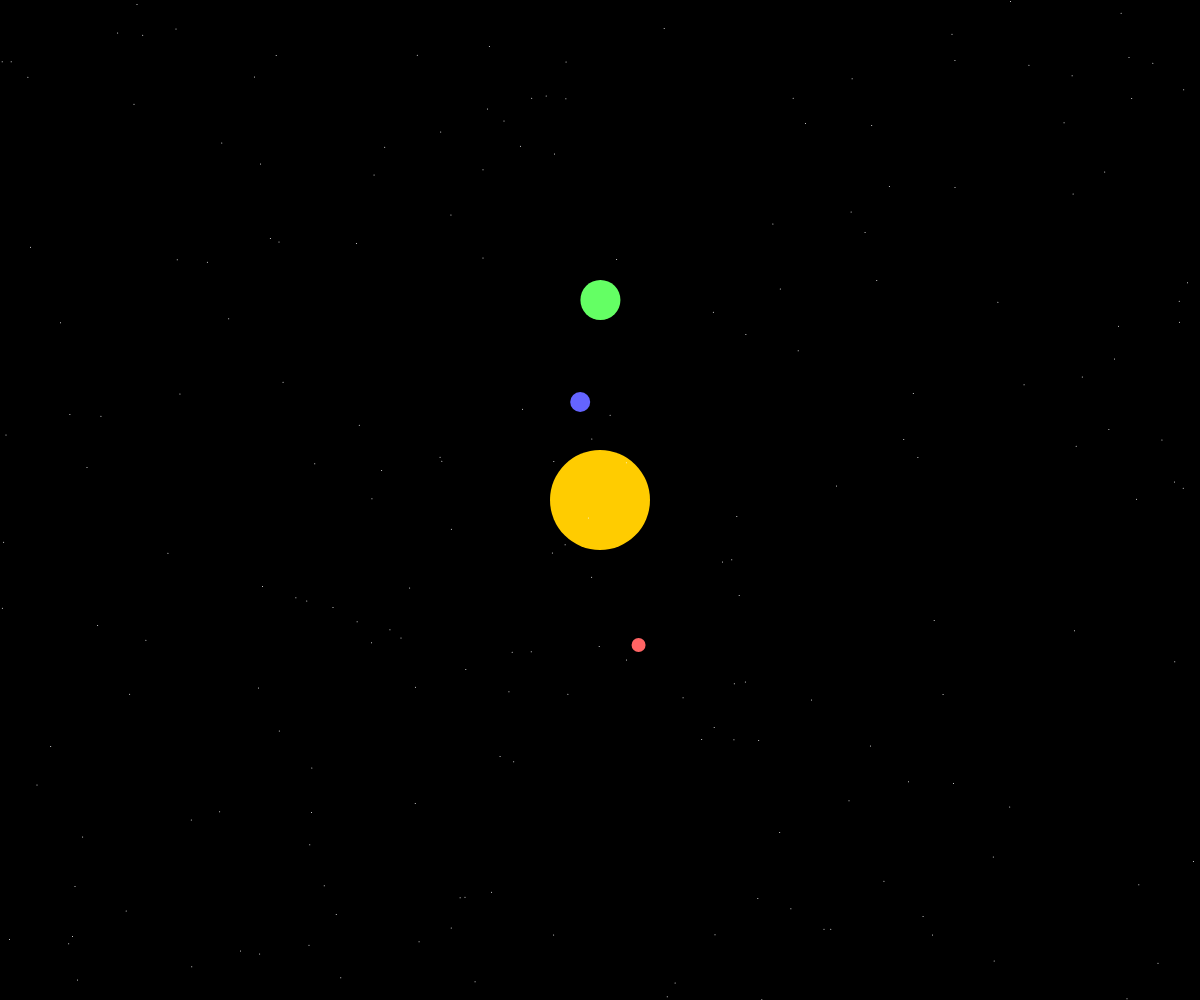
Frame 1 (no input)
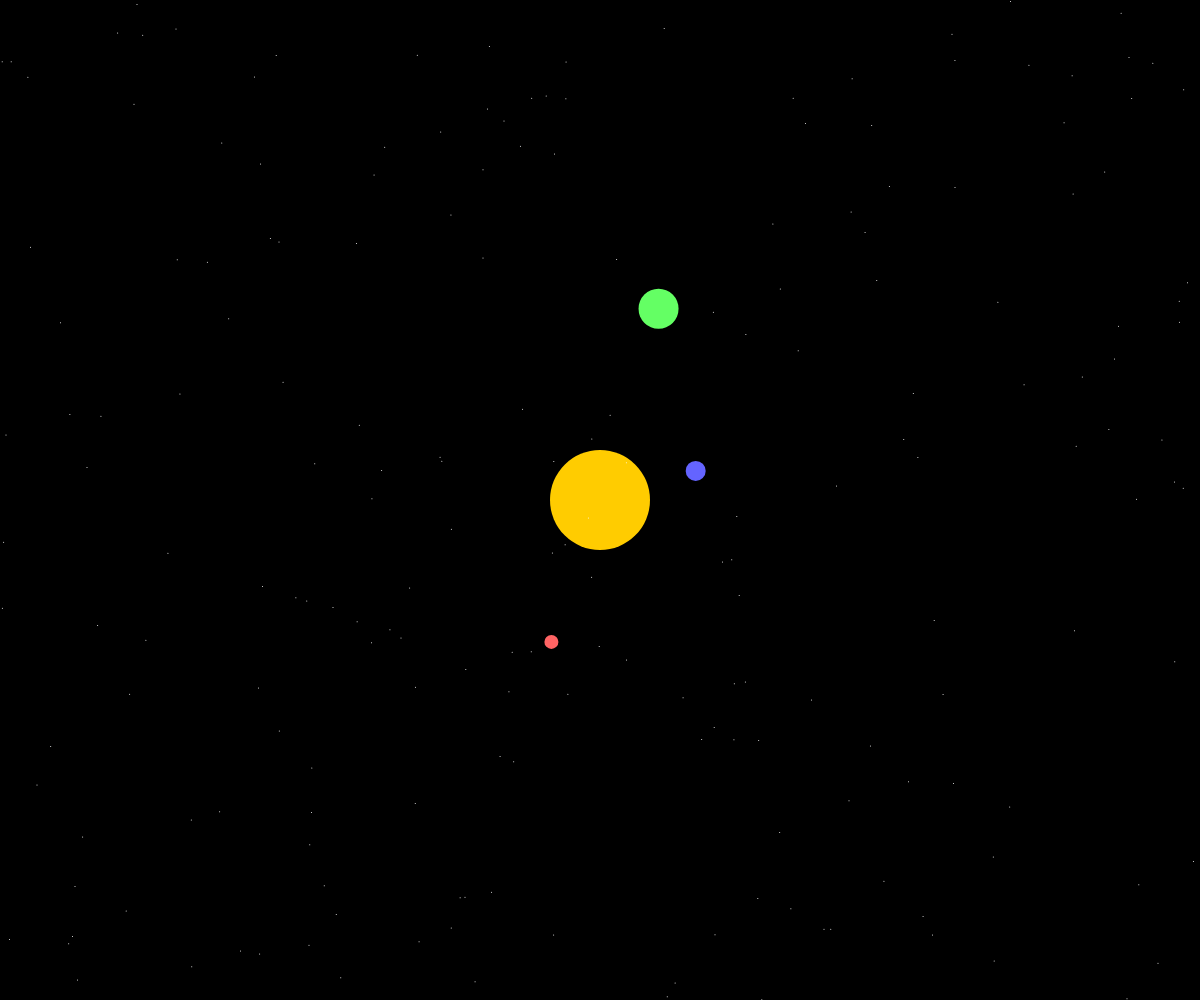
Frame 60 (no input)
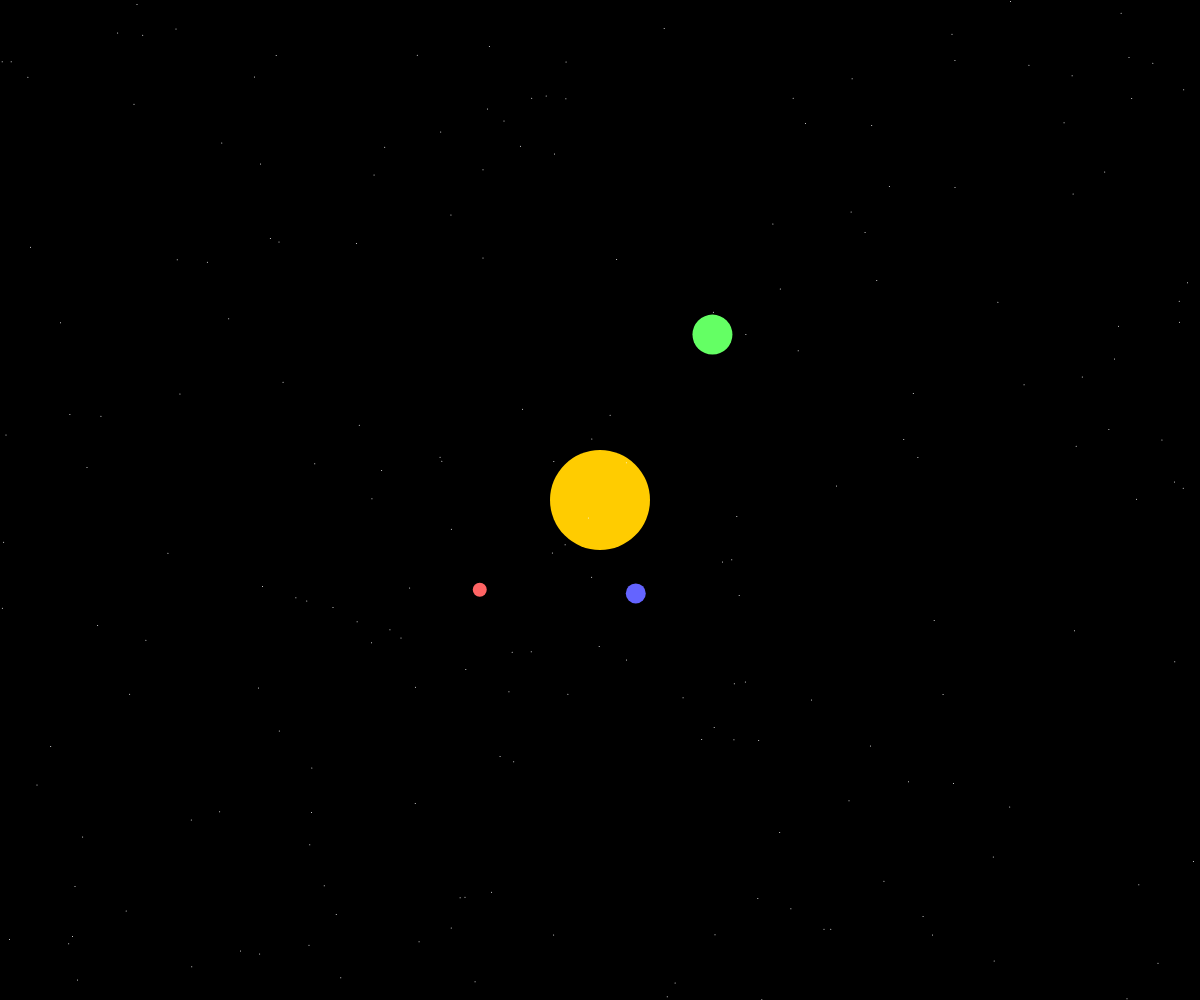
Frame 120 (the mouse pressed at the canvas centre since frame 60)

The p5.js sketch that drew these frames (run headless with seeded random() and noise() and a simulated clock; from frame 60 on, the mouse is pressed at the canvas centre):

// p5.js sketch
// ── sketch.js
let sol;
let planetas = [];
let posEstrelas = [];

function setup() {
  createCanvas(windowWidth, windowHeight);
  sol = new CorpoCeleste(width / 2, height / 2, 50, color(255, 204, 0), 0);
  // Sol
  planetas.push(new Planeta(sol, 100, 0.025, color(100, 100, 255), 1));
  // planetaa 1
  planetas.push(new Planeta(sol, 150, 0.01, color(255, 100, 100), 0.7));
  // planetaa 2
  planetas.push(new Planeta(sol, 200, 0.005, color(100, 255, 100), 2));
  // planetaa 3
  for (let i = 0; i < 200; i++) {
    posEstrelas[i] = { x: random(width), y: random(height) };
  }
}

function draw() {
  background(0);
  // Desenha o Sol
  sol.mostrar();
  // Atualiza e desenha os planetaas
  for (let planeta of planetas) {
    planeta.mover();
    planeta.mostrar();
  }
  for (let pos of posEstrelas) {
    push();
    stroke("white");
    point(pos.x, pos.y);
    pop();
  }
}

// Classe para o Sol
class CorpoCeleste {
  constructor(x, y, raio, cor, massa) {
    this.x = x;
    this.y = y;
    this.raio = raio;
    this.cor = cor;
    this.massa = massa;
  }
  mostrar() {
    fill(this.cor);
    noStroke();
    ellipse(this.x, this.y, this.raio * 2, this.raio * 2);
  }
}

// Classe para os planetaas
class Planeta {
  constructor(sol, distancia, velocidade, cor, massa) {
    this.sol = sol;
    this.distancia = distancia;
    this.velocidade = velocidade;
    this.angulo = random(TWO_PI);
    // Posição inicial aleatória
    this.cor = cor;
    this.massa = massa;
  }
  mover() {
    let gravidade =
      (this.sol.massa * this.massa) / (this.distancia * this.distancia);
    this.angulo += this.velocidade;
  }
  mostrar() {
    let x = this.sol.x + this.distancia * cos(this.angulo);
    let y = this.sol.y + this.distancia * sin(this.angulo);
    fill(this.cor);
    noStroke();
    ellipse(x, y, 20 * this.massa, 20 * this.massa);
  }
}
